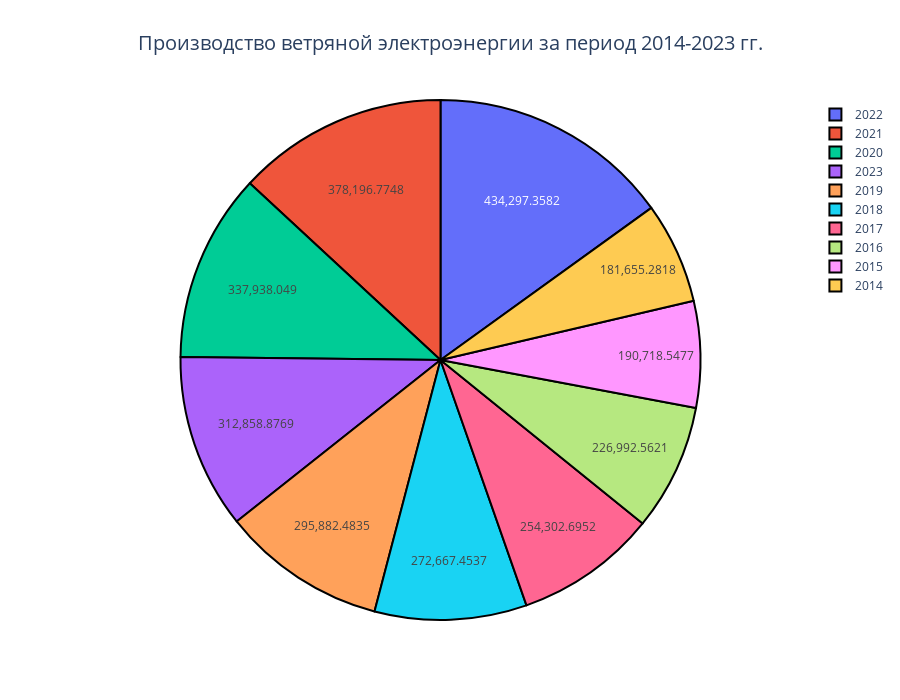

The cell this chart's notebook holds for it:
### Code cell
# Работаем с ветряной электроэнергией
data_pie_values = list(data_grouped_by_year['wind thousand megawatthours'])
data_pie_names = [str(i + 2000) for i in list(data_grouped_by_year['Year'])]

colors=data_pie_values

fig1 = go.Figure(data=[go.Pie(labels=data_pie_names, values=data_pie_values)])
fig1.layout.title='Производство ветряной электроэнергии за период 2014-2023 гг.'
fig1.layout.title.font.size=20
fig1.layout.height=700
fig1.update_layout(title_x=0.5)
fig1.update_traces(hoverinfo='label+percent', textinfo='value', textfont_size=12,
                  marker=dict(colors=colors, line=dict(color='#000000', width=2)))
fig1.show()

### Figure 1 — Plotly figure (JSON) as saved in the notebook; plotly's stock layout.template omitted (floating-point values rounded to 4 significant figures)
{"data": [{"hoverinfo": "label+percent", "labels": ["2014", "2015", "2016", "2017", "2018", "2019", "2020", "2021", "2022", "2023"], "marker": {"colors": [181700.0, 190700.0, 227000.0, 254300.0, 272700.0, 295900.0, 337900.0, 378200.0, 434300.0, 312900.0], "line": {"color": "#000000", "width": 2}}, "textfont": {"size": 12}, "textinfo": "value", "type": "pie", "values": [181700.0, 190700.0, 227000.0, 254300.0, 272700.0, 295900.0, 337900.0, 378200.0, 434300.0, 312900.0]}], "layout": {"height": 700, "title": {"font": {"size": 20}, "text": "Производство ветряной электроэнергии за период 2014-2023 гг.", "x": 0.5}}}
